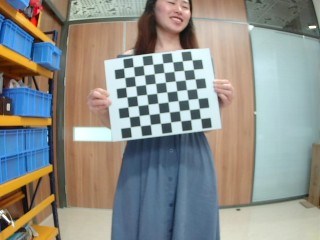
//> input picture PRiMEStereoMatch/pf/image/left03.jpg, 320 x 240 px, given in place of the camera
$ ./main   (built with g++ and OpenCV 4)
//> lines starting //> are read from the running program, lines starting //| are printed output that depends on the picture
### ViBe2/Vibe.cpp

#include "Vibe.h"

/*===================================================================
 * 构造函数：ViBe
 * 说明：初始化ViBe算法部分参数；
 * 参数：
 *   int num_sam:  每个像素点的样本个数
 *   int min_match:  #min指数
 *   int r:  Sqthere半径
 *   int rand_sam:  子采样概率
 *------------------------------------------------------------------
 * Constructed Function: ViBe
 *
 * Summary:
 *   Init several arguments of ViBe Algorithm.
 *
 * Arguments:
 *   int num_sam - Number of pixel's samples
 *   int min_match - Match Number of make pixel as Background
 *   int r - Radius of pixel value
 *   int rand_sam - the probability of random sample
=====================================================================
*/
ViBe::ViBe(int num_sam, int min_match, int r, int rand_sam)
{
//> called with num_sam = 20, min_match = 2, r = 20, rand_sam = 16
    num_samples = num_sam;
    num_min_matches = min_match;
    radius = r;
    random_sample = rand_sam;
    int c_off[9] = {-1, 0, 1, -1, 1, -1, 0, 1, 0};
    for(int i = 0; i < 9; i++){
        c_xoff[i] = c_yoff[i] = c_off[i];
}
}
/*===================================================================
 * 析构函数：~ViBe
 * 说明：释放样本库内存；
 *------------------------------------------------------------------
 * Destructor Function: ~ViBe
 *
 * Summary:
 *   Release the memory of Sample Library.
=====================================================================
*/
ViBe::~ViBe(void)
{
    deleteSamples();
}

/*===================================================================
 * 函数名：init
 * 说明：背景模型初始化；
 *    为样本库分配空间；
 * 参数：
 *   Mat img:  源图像
 * 返回值：void
 *------------------------------------------------------------------
 * Function: init
 *
 * Summary:
 *   Init Background Model.
 *   Assign space for sample library.
 *   Read the first frame of video query as background model, then select pixel's
 * neighbourhood pixels randomly and fill the sample library.
 *
 * Arguments:
 *   Mat img - source image
 *
 * Returns:
 *   void
=====================================================================
*/
void ViBe::init(Mat img)
{
    // 动态分配三维数组，samples[][][num_samples]存储前景被连续检测的次数
    // Dynamic Assign 3-D Array.
    // sample[img.rows][img.cols][num_samples] is a 3-D Array which includes all pixels' samples.
    samples = new unsigned char **[img.rows];
    for (int i = 0; i < img.rows; i++)
	{
        samples[i] = new uchar *[img.cols];
        for (int j = 0; j < img.cols; j++)
		{
            // 数组中，在num_samples之外多增的一个值，用于统计该像素点连续成为前景的次数；
            // the '+ 1' in 'num_samples + 1', it's used to count times of this pixel regarded as foreground pixel.
            samples[i][j] =new uchar [num_samples + 1];
            for (int k = 0; k < num_samples + 1; k++)
			{
                // 创建样本库时，所有样本全部初始化为0
                // All Samples init as 0 When Creating Sample Library.
                samples[i][j][k] = 0;
			}
		}
	}

    FGModel = Mat::zeros(img.size(),CV_8UC1);
}

/*===================================================================
 * 函数名：ProcessFirstFrame
 * 说明：处理第一帧图像；
 *    读取视频序列第一帧，并随机选取像素点邻域内像素填充样本库，初始化背景模型；
 * 参数：
 *   Mat img:  源图像
 * 返回值：void
 *------------------------------------------------------------------
 * Function: ProcessFirstFrame
 *
 * Summary:
 *   Process First Frame of Video Query, then select pixel's neighbourhood pixels
 * randomly and fill the sample library, and init Background Model.
 *
 * Arguments:
 *   Mat img - source image
 *
 * Returns:
 *   void
=====================================================================
*/
void ViBe::ProcessFirstFrame(Mat img)
{
	RNG rng;
	int row, col;

    for(int i = 0; i < img.rows; i++)
	{
        for(int j = 0; j < img.cols; j++)
		{
            for(int k = 0 ; k < num_samples; k++)
			{
                // 随机选择num_samples个邻域像素点，构建背景模型
                // Random pick up num_samples pixel in neighbourhood to construct the model
                int random;
                random = rng.uniform(0, 9); row = i + c_yoff[random];
                random = rng.uniform(0, 9); col = j + c_xoff[random];

                // 防止选取的像素点越界
                // Protect Pixel from Crossing the border
                if (row < 0)  row = 0;
                if (row >= img.rows)  row = img.rows - 1;
                if (col < 0)  col = 0;
                if (col >= img.cols)   col = img.cols - 1;

                // 为样本库赋随机值
                // Set random pixel's Value for Sample Library
                samples[i][j][k]=img.at<uchar>(row, col);
			}
		}
	}
}

/*===================================================================
 * 函数名：Run
 * 说明：运行 ViBe 算法，提取前景区域并更新背景模型样本库；
 * 参数：
 *   Mat img:  源图像
 * 返回值：void
 *------------------------------------------------------------------
 * Function: Run
 *
 * Summary:
 *   Run the ViBe Algorithm: Extract Foreground Areas & Update Background Model Sample Library.
 *
 * Arguments:
 *   Mat img - source image
 *
 * Returns:
 *   void
=====================================================================
*/
// [128 lines left out: function Run, not called in this run]

/*===================================================================
 * 函数名：getFGModel
 * 说明：获取前景模型二值图像；
 * 返回值：Mat
 *------------------------------------------------------------------
 * Function: getFGModel
 *
 * Summary:
 *   get Foreground Model Binary Image.
 *
 * Returns:
 *   Mat
=====================================================================
*/
// [4 lines left out: function getFGModel, not called in this run]

/*===================================================================
 * 函数名：deleteSamples
 * 说明：删除样本库；
 * 返回值：void
 *------------------------------------------------------------------
 * Function: deleteSamples
 *
 * Summary:
 *   Delete Sample Library.
 *
 * Returns:
 *   void
=====================================================================
*/
//static void ViBe::saveXYZ(const char* filename, const Mat& mat)
    // [83 lines left out: functions saveXYZ, disp2Depth, getHistograph, not called in this run]


void ViBe::deleteSamples()
{
    delete samples;
}

### ViBe2/main.cpp
/*=================================================================
 * Extract Background & Foreground Model by ViBe Algorithm using OpenCV Library.
 *
 * Copyright (C) 2017 Chandler Geng. All rights reserved.
 *
 *     This program is free software; you can redistribute it and/or
 * modify it under the terms of the GNU General Public License as published
 * by the Free Software Foundation; either version 2 of the License, or (at
 * your option) any later version.
 *
 *     This program is distributed in the hope that it will be useful, but
 * WITHOUT ANY WARRANTY; without even the implied warranty of MERCHANTABILITY
 * or FITNESS FOR A PARTICULAR PURPOSE. See the GNU General Public License for
 * more details.
 *
 *     You should have received a copy of the GNU General Public License along
 * with this program; if not, write to the Free Software Foundation, Inc., 59
 * Temple Place, Suite 330, Boston, MA 02111-1307 USA
===================================================================
*/
#include "Vibe.h"

int main(int argc, char* argv[])
{

   Mat frame, gray,grayL,grayR, FGModelL,FGModelR,FGModel,depthMap;
   Mat depth_src,depth_dst;
   std::string  intrinsic_filename = "/home/zlx/peoplecounting/stereo_odcd1/intrinsics.yml";
   std::string  extrinsic_filename = "/home/zlx/peoplecounting/stereo_odcd1/extrinsics.yml";
   std::string disparity_filename = "/home/zlx/peoplecounting/stereo_odcd1/disparity_filename/";
   std::string point_cloud_filename = "/home/zlx/peoplecounting/stereo_odcd1/point_cloud.txt";
   float scale=1.0;
   int blocksize = 7;
   int max_disparity = 96;
   int SADWindowSize,numberOfDisparities;
   bool no_display;

   Rect roi1,roi2;
   Mat Q;
   Ptr<StereoSGBM> sgbm = StereoSGBM::create(0,16,3);
   numberOfDisparities = max_disparity;
   SADWindowSize = blocksize;

  //capture devices
   cv::VideoCapture capture(0);
   capture.set(CV_CAP_PROP_FRAME_WIDTH,640);
   capture.set(CV_CAP_PROP_FRAME_HEIGHT,240);
   capture.set(CV_CAP_PROP_FPS, 25);

   if( !capture.isOpened())
    return 1;

   FileStorage fs(intrinsic_filename, FileStorage::READ);
       if(!fs.isOpened()){
	    printf("Failed to open file %s\n", intrinsic_filename.c_str());
             return -1;
         }

         Mat M1, D1, M2, D2;
         fs["M1"] >> M1;
         fs["D1"] >> D1;
         fs["M2"] >> M2;
         fs["D2"] >> D2;

         M1 *= scale;
         M2 *= scale;

         fs.open(extrinsic_filename, FileStorage::READ);
         if(!fs.isOpened())
{
             printf("Failed to open file %s\n", extrinsic_filename.c_str());
             return -1;
         }

         Mat R, T, R1, P1, R2, P2;
         fs["R"] >> R;
         fs["T"] >> T;


    // 程序运行时间统计变量
    // the Time Statistical Variable of Program Running Time
    double time;
    double start;

    ViBe vibe;
    bool count = true;

    while (1)
    {
        capture >> frame;
//> frame is the input picture: 240 rows x 320 cols, CV_8UC3; mean B, G, R 138.2, 143.3, 142
        if (frame.empty())
            continue;

        cvtColor(frame, gray, CV_RGB2GRAY);
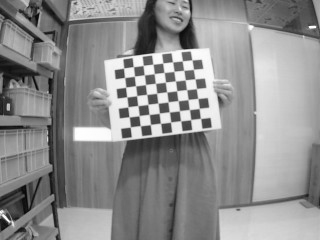
//> gray: 240 rows x 320 cols, CV_8UC1; min 2, max 254, mean 141.6
        if (count)
        {
            vibe.init(gray);
            vibe.ProcessFirstFrame(gray);
//> after the loop in ProcessFirstFrame, `for(int i = 0; i < img.rows; i++)`: row = 239; col = 319
            cout<<"Training ViBe Success."<<endl;
            count=false;
        }
        else
        {

            start = static_cast<double>(getTickCount());
            vibe.Run(gray);
            time =((double)getTickCount()-start) /getTickFrequency() * 1000;
		    cout << "Time of Update ViBe Background:" << time << "ms" <<endl<<endl;
		    FGModel = vibe.getFGModel();
		    imshow("FGModel",FGModel);
	        FGModelL = FGModel(cv::Rect(0, 0, 320, 240));
			FGModelR = FGModel(cv::Rect(320, 0, 320, 240));
		    imshow("FGModelL",FGModelL);
		    imshow("FGModelR",FGModelR);
			Size img_size = FGModelL.size();
		   //stereo_match
 stereoRectify( M1, D1, M2, D2, img_size, R, T, R1, R2, P1, P2, Q, CALIB_ZERO_DISPARITY, -1, img_size, &roi1, &roi2 );

         Mat map11, map12, map21, map22;
         initUndistortRectifyMap(M1, D1, R1, P1, img_size, CV_16SC2, map11, map12);
         initUndistortRectifyMap(M2, D2, R2, P2, img_size, CV_16SC2, map21, map22);

         Mat img1r, img2r;
         remap(FGModelL, img1r, map11, map12, INTER_LINEAR);
         remap(FGModelR, img2r, map21, map22, INTER_LINEAR);

         FGModelL = img1r;
         FGModelR = img2r;


 numberOfDisparities = numberOfDisparities > 0 ? numberOfDisparities : (( img_size.width/8) + 15) & -16;


     sgbm->setPreFilterCap(63);
     int sgbmWinSize = SADWindowSize > 0 ? SADWindowSize : 3;
     sgbm->setBlockSize(sgbmWinSize);

     int cn = FGModelL.channels();

     sgbm->setP1(8*cn*sgbmWinSize*sgbmWinSize);
     sgbm->setP2(32*cn*sgbmWinSize*sgbmWinSize);
     sgbm->setMinDisparity(0);
     sgbm->setNumDisparities(numberOfDisparities);
     sgbm->setUniquenessRatio(10);
     sgbm->setSpeckleWindowSize(100);
     sgbm->setSpeckleRange(32);
     sgbm->setDisp12MaxDiff(1);
     sgbm->setMode(StereoSGBM::MODE_SGBM);
    Mat disp, disp8;
    int64 t = getTickCount();
    sgbm->compute(FGModelL, FGModelR, disp);
    t = getTickCount() - t;
    printf("Time elapsed: %fms\n", t*1000/getTickFrequency());
    disp.convertTo(disp8, CV_8U, 255/(numberOfDisparities*16.));
     if( !no_display )
      {
         namedWindow("left", 1);
         imshow("left", FGModelL);
         namedWindow("right", 1);
         imshow("right", FGModelR);
         namedWindow("disparity", 0);
         imshow("disparity", disp8);
        // printf("press any key to continue...");
         fflush(stdout);
         waitKey(10);
         printf("\n");
     }
 if(!disparity_filename.empty())
         imwrite(disparity_filename+"%02d.jpg", disp8);

   if(!point_cloud_filename.empty())
   {
       printf("storing the point cloud...");
       fflush(stdout);
       Mat xyz;
       reprojectImageTo3D(disp, xyz, Q, true);
     //according to the height of man or woman ,segment the depth map
	  //k 是内参矩阵

	//   Mat K=[618.5,0.,160.8;0.,619.4,120.9; 0.,0.,1.] ;
      disp2Depth(disp8,depthMap);

    //median filter

	//dilate
      // dilate(depthMap,depthd,Mat());
	//eroding
      // erode(depthd,depthe,Mat());
	   //open calculate first erode,then dilate,
     morphologyEx(depthMap,depth_dst,MORPH_OPEN,Mat());

	//histogram


      Mat hist=getHistograph(depth_dst);
      imshow("histimage",hist);


       saveXYZ(point_cloud_filename.c_str(), xyz);
       printf("\n");
   }


        }

        imshow("input", frame);
        int c=cvWaitKey(40);
//> the Esc key is pressed
		//exit the loop if user press "Esc"key
		if(27 == char(c))
		break;
        //if ( waitKey(25) == 27 )
          //  break;
    }

    return 0;
}

$ run again, on PRiMEStereoMatch/pf/image/left04.jpg
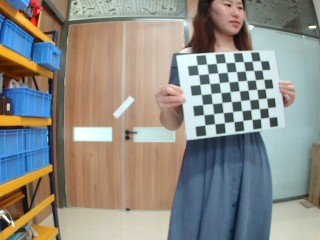
//> input picture PRiMEStereoMatch/pf/image/left04.jpg, 320 x 240 px, given in place of the camera
//> frame is the input picture: 240 rows x 320 cols, CV_8UC3; mean B, G, R 134.3, 140.9, 142.7
//> `cvtColor(frame, gray, CV_RGB2GRAY);`:
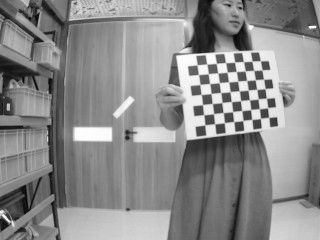
//> gray: 240 rows x 320 cols, CV_8UC1; min 5, max 255, mean 139.2
//> after the loop in ProcessFirstFrame, `for(int i = 0; i < img.rows; i++)`: row = 239; col = 319

$ run again, on PRiMEStereoMatch/pf/image/left05.jpg
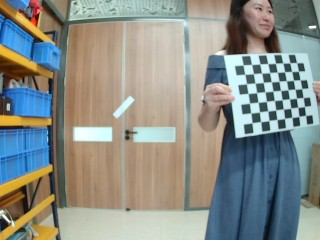
//> input picture PRiMEStereoMatch/pf/image/left05.jpg, 320 x 240 px, given in place of the camera
//> frame is the input picture: 240 rows x 320 cols, CV_8UC3; mean B, G, R 136.9, 143.2, 139
//> `cvtColor(frame, gray, CV_RGB2GRAY);`:
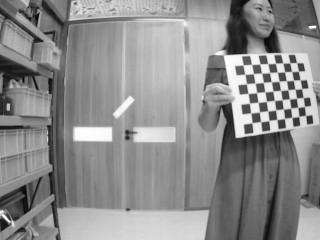
//> gray: 240 rows x 320 cols, CV_8UC1; min 5, max 254, mean 140.8
//> after the loop in ProcessFirstFrame, `for(int i = 0; i < img.rows; i++)`: row = 239; col = 319
